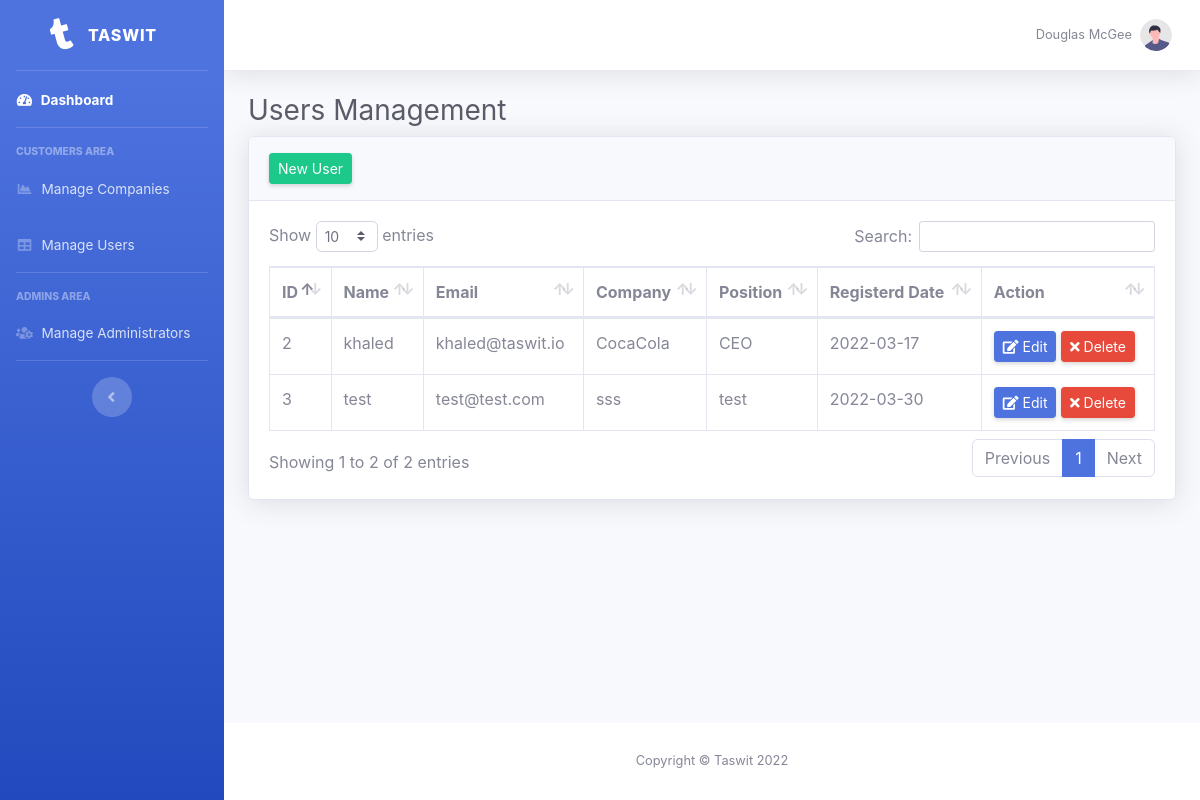
The page /manage_users.php (signed in) on the database its author committed.
### tables this page shows
CREATE TABLE `users` (
  `UserID` int(11) NOT NULL,
  `Name` varchar(255) NOT NULL,
  `Password` varchar(255) NOT NULL,
  `Email` varchar(255) NOT NULL,
  `Status` tinyint(1) NOT NULL DEFAULT 1,
  `regDate` date NOT NULL,
  `avatar` varchar(255) NOT NULL,
  `companyID` int(11) NOT NULL,
  `Position` varchar(20) NOT NULL,
  `Phone` varchar(20) NOT NULL
);

CREATE TABLE `companies` (
  `ID` int(11) NOT NULL,
  `Name` varchar(40) NOT NULL,
  `Description` varchar(255) NOT NULL,
  `adminID` int(11) NOT NULL,
  `regDate` date NOT NULL
);

### manage_users.php (the view, shortened to what this page needs)
<?php
include 'inc/init.php';
if (isset($_SESSION['Username'])) {
    $do = isset($_GET['do']) ? $_GET['do'] : 'Manage';
    if ($do == 'Manage') {
      $stmt = $con->prepare("SELECT users.*, companies.Name as coName FROM users INNER JOIN companies ON users.companyID = companies.ID ORDER BY users.UserID DESC");
      $stmt->execute();
      $rows = $stmt->fetchAll();
    }
  }
?>
<?php include 'inc/templates/header.php'; ?>
<div id="wrapper">
  <ul class="navbar-nav bg-gradient-primary sidebar sidebar-dark accordion" id="accordionSidebar">
    <a class="sidebar-brand d-flex align-items-center justify-content-center" href="index.php">
      <div class="sidebar-brand-icon rotate-n-15">
        <i class="fab fa-tumblr"></i>
      </div>
      <div class="sidebar-brand-text mx-3">TASWIT</div>
    </a>
    <hr class="sidebar-divider my-0" />
    <li class="nav-item active">
      <a class="nav-link" href="index.php">
        <i class="fas fa-fw fa-tachometer-alt"></i>
        <span>Dashboard</span></a>
    </li>
    <hr class="sidebar-divider" />
    <div class="sidebar-heading">Customers Area</div>
    <li class="nav-item">
      <a class="nav-link" href="manage_companies.php">
        <i class="fas fa-fw fa-chart-area"></i>
        <span>Manage Companies</span></a>
    </li>
    <li class="nav-item">
      <a class="nav-link" href="manage_users.php">
        <i class="fas fa-fw fa-table"></i>
        <span>Manage Users</span></a>
    </li>
    <hr class="sidebar-divider" />
    <div class="sidebar-heading">Admins Area</div>
    <li class="nav-item">
      <a class="nav-link" href="manage_admins.php">
        <i class="fas fa-users-cog"></i>
        <span>Manage Administrators</span></a>
    </li>
    <hr class="sidebar-divider d-none d-md-block" />
    <div class="text-center d-none d-md-inline">
      <button class="rounded-circle border-0" id="sidebarToggle"></button>
    </div>
  </ul>
  <div id="content-wrapper" class="d-flex flex-column">
    <div id="content">
      <nav class="navbar navbar-expand navbar-light bg-white topbar mb-4 static-top shadow">
        <ul class="navbar-nav ml-auto">
          <li class="nav-item dropdown no-arrow">
            <a class="nav-link dropdown-toggle" href="#" id="userDropdown" role="button" data-toggle="dropdown" aria-haspopup="true" aria-expanded="false">
              <span class="mr-2 d-none d-lg-inline text-gray-600 small">Douglas McGee</span>
              <img class="img-profile rounded-circle" src="img/undraw_profile.svg" />
            </a>
          </li>
        </ul>
      </nav>
      <div class="container-fluid ">
        <h1 class="h3 mb-2 text-gray-800">Users Management</h1>
        <div class="card shadow  mb-4">
          <div class="card-header py-3 ">
            <a href="add_users.php" class="d-none d-sm-inline-block btn btn-sm btn-success shadow-sm">New User</a>
          </div>
          <div class="card-body">
            <div class="table-responsive">
              <table class="table table-bordered" id="dataTable" width="100%" cellspacing="0">
                <thead>
                  <tr>
                    <th>ID</th>
                    <th>Name</th>
                    <th>Email</th>
                    <th>Company</th>
                    <th>Position</th>
                    <th>Registerd Date</th>
                    <th>Action</th>
                  </tr>
                </thead>
                <tbody>
                  <?php
                  foreach ($rows as $row) { ?>
                    <tr>
                      <td><?php echo $row['UserID']; ?></td>
                      <td><?php echo $row['Name']; ?></td>
                      <td><?php echo $row['Email']; ?></td>
                      <td><?php echo $row['coName']; ?></td>
                      <td><?php echo $row['Position']; ?></td>
                      <td><?php echo $row['regDate']; ?></td>
                      <td>
                        <div>
                          <a class="d-none d-sm-inline-block btn btn-sm btn-primary shadow-sm" href="#"><i class="fas fa-edit"></i> Edit</a>
                          <a class="d-none d-sm-inline-block btn btn-sm btn-danger shadow-sm confirm" href="?do=delete&userid=<?php echo $row['UserID']; ?>"> <i class="fas fa-times"></i> Delete</a>
                        </div>
                      </td>
                    </tr>
                  <?php
                  }
                  ?>
                </tbody>
              </table>
            </div>
          </div>
        </div>
      </div>
    </div>
    <?php include 'inc/templates/footer.php'; ?>

### inc/templates/header.php (shortened to what this page needs)
<!DOCTYPE html>
<html lang="en">
<head>
    <link href="/taswit/layout/vendor/fontawesome-free/css/all.min.css" rel="stylesheet" type="text/css">
    <link href="/taswit/layout/css/bootstrap-custom.min.css" rel="stylesheet">
    <link href="/taswit/layout/vendor/datatables/dataTables.bootstrap4.min.css" rel="stylesheet" />
</head>
<body id="page-top">

### inc/templates/footer.php (shortened to what this page needs)
		<footer class="sticky-footer bg-white">
			<div class="container my-auto">
				<div class="copyright text-center my-auto">
					<span>Copyright &copy; Taswit 2022</span>
				</div>
			</div>
		</footer>
			</div>
		</div>
	</body>
</html>

### rows shown on the page
users: UserID "3", Name "test", Email "test@test.com", companyID.Name "sss", Position "test", regDate "2022-03-30"
users: UserID "2", Name "khaled", Email "khaled@taswit.io", companyID.Name "CocaCola", Position "CEO", regDate "2022-03-17"
